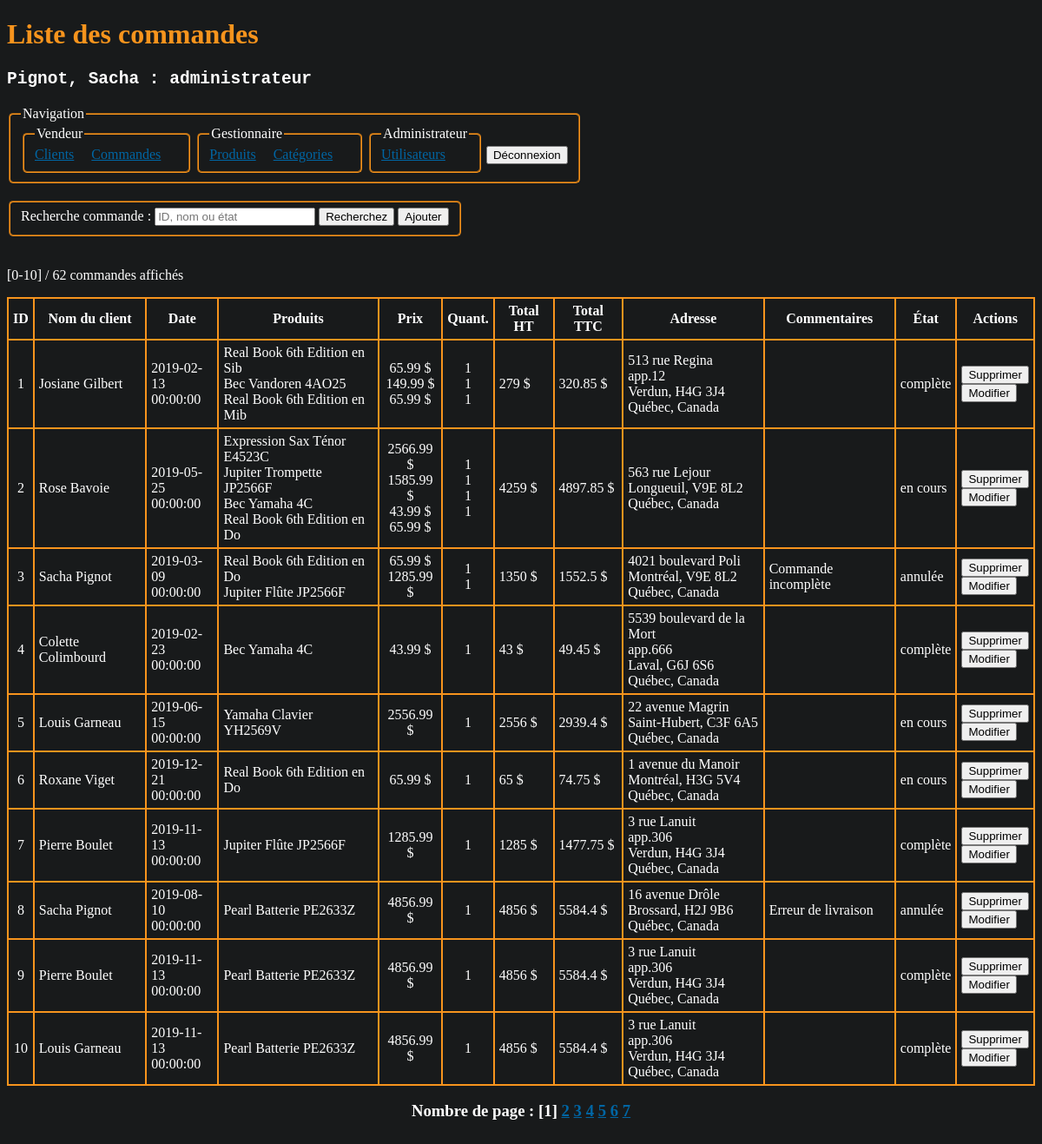
Screenshot of /commandes/index.php (signed in) with the database file from the repository.
### tables this page shows
CREATE TABLE IF NOT EXISTS `commandes_produits` (
  `fk_commande_id` INT NOT NULL,
  `fk_produit_id` INT NOT NULL,
  `commande_produit_quantite` INT NOT NULL,
  PRIMARY KEY (`fk_produit_id`, `fk_commande_id`),
  INDEX `fk_commandes_has_produits_produits1_idx` (`fk_produit_id` ASC),
  INDEX `fk_commandes_has_produits_Commandes1_idx` (`fk_commande_id` ASC),
  CONSTRAINT `fk_commandes_has_produits_commandes1`
    FOREIGN KEY (`fk_commande_id`)
    REFERENCES `commandes` (`commande_id`)
    ON DELETE NO ACTION
    ON UPDATE NO ACTION,
  CONSTRAINT `fk_commandes_has_produits_produits1`
    FOREIGN KEY (`fk_produit_id`)
    REFERENCES `produits` (`produit_id`)
    ON DELETE NO ACTION
    ON UPDATE NO ACTION);

CREATE TABLE IF NOT EXISTS `commandes` (
  `commande_id` INT NOT NULL AUTO_INCREMENT,
  `commande_date` TIMESTAMP NOT NULL DEFAULT CURRENT_TIMESTAMP,
  `commande_adresse` VARCHAR(255) NOT NULL,
  `commande_adresse2` VARCHAR(255) NULL,
  `commande_adresse_ville` VARCHAR(255) NOT NULL,
  `commande_adresse_cp` VARCHAR(255) NOT NULL,
  `commande_etat` VARCHAR(255) NOT NULL DEFAULT "en cours",
  `commande_commentaires` VARCHAR(255) NULL,
  `fk_client_id` INT NOT NULL,
  PRIMARY KEY (`commande_id`),
  INDEX `fk_commandes_clients_idx` (`fk_client_id` ASC),
  CONSTRAINT `fk_commandes_clients`
    FOREIGN KEY (`fk_client_id`)
    REFERENCES `clients` (`client_id`)
    ON DELETE NO ACTION
    ON UPDATE NO ACTION);

### inc/sql.php (called while the page is built, shortened)
    <?php
function NombreProduitsParCommandes($conn)
{
    $req = "SELECT fk_commande_id, COUNT(fk_produit_id) AS 'nombre_de_produits' FROM commandes_produits GROUP BY fk_commande_id";
    if ($result = mysqli_query($conn, $req)) {
        $nbResult = mysqli_num_rows($result);
        $liste = array();
        if ($nbResult) {
            mysqli_data_seek($result, 0);
            while ($row = mysqli_fetch_array($result, MYSQLI_ASSOC)) {
                $liste[] = $row;
            }
        }
        return $liste;
    } else {
        errSQL($conn);
        exit;
    }
}
function NombreCommandes($conn)
{
    $req = "SELECT COUNT(commande_id) AS 'nombre' FROM commandes";
    if ($result = mysqli_query($conn, $req)) {
        $nbResult = mysqli_num_rows($result);
        if ($nbResult) {
            mysqli_data_seek($result, 0);
            $row = mysqli_fetch_array($result, MYSQLI_ASSOC);
            $nombre = $row["nombre"];
        }
        return $nombre;
    } else {
        errSQL($conn);
        exit;
    }
}
function ListerCommandes($conn, $recherche = "", $offset, $nbrParPage)
{
    $recherche = "%" . $recherche . "%";
    $req = "SELECT
    C.commande_id as 'commande_id',
    CONCAT(CL.client_prenom, ' ', CL.client_nom) as 'client_nom',
    SUBSTRING(C.commande_date, 1, 10) as 'date',
    SUBSTRING(C.commande_date, 12, 8) as 'heure',
    P.produit_nom as 'produit',
    CP.commande_produit_quantite as 'quantite',
    P.produit_prix as 'prix',
    C.commande_adresse as 'adresse',
    C.commande_adresse2 as 'adresse2',
    C.commande_adresse_ville as 'adresse_ville',
    C.commande_adresse_cp as 'adresse_cp',
    C.commande_commentaires as 'commentaires',
    C.commande_etat as 'etat'
    FROM
        commandes as C
    INNER JOIN
        commandes_produits as CP on CP.fk_commande_id = C.commande_id
    INNER JOIN
        produits as P on P.produit_id = CP.fk_produit_id
    INNER JOIN
        clients as CL on CL.client_id = C.fk_client_id
    WHERE (CL.client_prenom LIKE '$recherche') OR (CL.client_nom LIKE '$recherche') OR (C.commande_id LIKE '$recherche') OR (C.commande_etat LIKE '$recherche')
    ORDER BY `commande_id` ASC
    LIMIT $offset, $nbrParPage";
    if ($result = mysqli_query($conn, $req, MYSQLI_STORE_RESULT)) {
        $nbResult = mysqli_num_rows($result);
        $liste = array();
        if ($nbResult) {
            mysqli_data_seek($result, 0);
            $commande_id = "";
            $commande_client = "";
            $commande_date = "";
            $commande_heure = "";
            $commande_produit = "";
            $commande_produit_quantite = "";
            $commande_produit_prix = "";
            $commande_total_HT = "";
            $commande_total_TTC = "";
            $commande_adresse = "";
            $commande_adresse2 = "";
            $commande_adresse_ville = "";
            $commande_adresse_cp = "";
            $commande_commentaires = "";
            $commande_etat = "";
            while ($row = mysqli_fetch_array($result, MYSQLI_ASSOC)) {
                if ($commande_id !== $row['commande_id']) {
                    if ($commande_id !== "") {
                        $liste[] = array(
                            'commande_id' => $commande_id,
                            'commande_client' => $commande_client,
                            'commande_date' => $commande_date,
                            'commande_heure' => $commande_heure,
                            'commande_produit' => $commande_produit,
                            'commande_produit_quantite' => $commande_produit_quantite,
                            'commande_produit_prix' => $commande_produit_prix,
                            'commande_total_ht' => $commande_total_HT,
                            'commande_total_ttc' => $commande_total_TTC,
                            'commande_adresse' => $commande_adresse,
                            'commande_adresse2' => $commande_adresse2,
                            'commande_adresse_ville' => $commande_adresse_ville,
                            'commande_adresse_cp' => $commande_adresse_cp,
                            'commande_commentaires' => $commande_commentaires,
                            'commande_etat' => $commande_etat
                        );
                    }
                    $commande_id = $row['commande_id'];
                    $commande_client = $row['client_nom'];
                    $commande_date = $row['date'];
                    $commande_heure = $row['heure'];
                    $commande_produit = [];
                    $commande_produit_prix = [];
                    $commande_produit_quantite = [];
                    $commande_adresse = $row['adresse'];
                    $commande_adresse2 = $row['adresse2'];
                    $commande_adresse_ville = $row['adresse_ville'];
                    $commande_adresse_cp = $row['adresse_cp'];
                    $commande_commentaires = $row['commentaires'];
                    $commande_etat = $row['etat'];
                }
                $commande_produit[] = $row['produit'];
                $commande_produit_prix[] = $row['prix'] . " $";
                $commande_produit_quantite[] = $row['quantite'];
                $commande_total_HT = 0;
                for ($i = 0; $i < count($commande_produit_prix); ++$i) {
                    $commande_total_HT = $commande_total_HT + intval($commande_produit_prix[$i]);
                }
                $commande_total_TTC = $commande_total_HT * 1.15;
                $commande_total_HT = $commande_total_HT . " $";
                $commande_total_TTC = $commande_total_TTC . " $";
            }
            $liste[] = array(
                'commande_id' => $commande_id,
                'commande_client' => $commande_client,
                'commande_date' => $commande_date,
                'commande_heure' => $commande_heure,
                'commande_produit' => $commande_produit,
                'commande_produit_prix' => $commande_produit_prix,
                'commande_produit_quantite' => $commande_produit_quantite,
                'commande_total_ht' => $commande_total_HT,
                'commande_total_ttc' => $commande_total_TTC,
                'commande_adresse' => $commande_adresse,
                'commande_adresse2' => $commande_adresse2,
                'commande_adresse_ville' => $commande_adresse_ville,
                'commande_adresse_cp' => $commande_adresse_cp,
                'commande_commentaires' => $commande_commentaires,
                'commande_etat' => $commande_etat
            );
            return $liste;
        } else {
            return $liste;
        }
    }
}
            mysqli_rollback($conn); ?>

### commandes/index.php (the view, shortened to what this page needs)
<?php
require_once("../inc/sql.php");
$recherche = isset($_POST['recherche']) ? trim($_POST['recherche']) : "";
$nombreCommandes = NombreCommandes($conn);
$nombrePages = ceil($nombreCommandes / 10);
$pageActuelle = 1;
if (isset($_GET['page'])) {
    $pageActuelle = $_GET['page'];
} elseif ($pageActuelle > $nombrePages) {
    $pageActuelle = $nombrePages;
} else {
    $pageActuelle = 1;
}
$produitsParCommandes = NombreProduitsParCommandes($conn);
$nombres_de_produits_pour_dix_commandes = 0;
for ($i = 0; $i < 10; ++$i) {
    $nombres_de_produits_pour_dix_commandes += $produitsParCommandes[$i]['nombre_de_produits'];
}
$nbrParPage =  $nombres_de_produits_pour_dix_commandes;
$offset = ($pageActuelle - 1) * $nombres_de_produits_pour_dix_commandes;
$liste = ListerCommandes($conn, $recherche, $offset, $nbrParPage);
?>
<!DOCTYPE html>
<html lang="fr">
<head>
    <link rel="stylesheet" href="../assets/css/main.css">
</head>
<body>
    <h1>Liste des commandes</h1>
    <h2>
        <pre><?= $_SESSION['utilisateur']["utilisateur_nom"] . ", " . $_SESSION['utilisateur']["utilisateur_prenom"] . " : " . $_SESSION['utilisateur']["utilisateur_type"] ?></pre>
    </h2>
    <?php include("../menu.php"); ?>
    <form id="recherche" action="" method="post">
        <fieldset>
            <label>Recherche commande : </label>
            <input type="text" name="recherche" value="<?= $recherche ?>" placeholder="ID, nom ou état">
            <input type="submit" value="Recherchez">
            <button class="ajout"><a href="ajout.php">Ajouter</a></button>
        </fieldset>
    </form>
    <p>[<?= $offset ?>-<?= ($offset + 10) > $nombreCommandes ? $nombreCommandes : ($offset + 10) ?>] / <?= $nombreCommandes ?> commandes affichés</p>
    <table>
        <tr>
            <th>ID</th>
            <th>Nom du client</th>
            <th>Date</th>
            <th>Produits</th>
            <th>Prix</th>
            <th>Quant.</th>
            <th>Total HT</th>
            <th>Total TTC</th>
            <th>Adresse</th>
            <th>Commentaires</th>
            <th>État</th>
            <th>Actions</th>
        </tr>
        <?php
        foreach ($liste as $row) :
        ?>
            <tr>
                <td style="text-align: center;"><?= $row["commande_id"] ?></td>
                <td><?= $row["commande_client"] ?></td>
                <td><?= $row["commande_date"] . "<br>" . $row["commande_heure"] ?></td>
                <td><?= implode("<br>", $row["commande_produit"]) ?></td>
                <td style="text-align: center;"><?= implode("<br>", $row["commande_produit_prix"]) ?></td>
                <td style="text-align: center;"><?= implode("<br>", $row["commande_produit_quantite"]) ?></td>
                <td><?= $row["commande_total_ht"] ?></td>
                <td><?= $row["commande_total_ttc"] ?></td>
                <td><?php echo $row["commande_adresse"];
                    echo isset($row["commande_adresse2"]) ? "<br>" . $row["commande_adresse2"] : "";
                    echo "<br>" . $row["commande_adresse_ville"] . ", " . $row["commande_adresse_cp"] .
                        "<br>Québec, Canada" ?></td>
                <td><?= $row["commande_commentaires"] ?></td>
                <td><?= $row["commande_etat"] ?></td>
                <td>
                    <form action="" method="post">
                        <input type="submit" value="Supprimer">
                    </form>
                    <form action="" method="post">
                        <input type="submit" value="Modifier">
                    </form>
                </td>
            </tr>
        <?php endforeach; ?>
    </table>
    <h3 class="pagination">Nombre de page :
        <?php
        for ($i = 1; $i <= $nombrePages; ++$i) {
            if ($i == $pageActuelle) {
                echo "[" . $i . "] ";
            } else {
                echo "<a href=index.php?page=" . $i . ">" . $i . "</a> ";
            }
        }
        ?>
    </h3>
</body>
</html>

### assets/css/style.css (style rules this page uses)
body { background-color: #181a1b; color: white; padding-bottom: 200px; }
h1 { color: #F7941D; }
a { color: #0066a4; }
button a { text-decoration: none; color: black; }
fieldset { display: inline; border-radius: 5px; border-color: #F7941D ; margin-bottom: 20px; }
table { border-collapse: collapse; }
table,th, td { border: 2px solid #F7941D; }
th, td { padding: 5px; }
.pagination { text-align: center; }

### rows the page displays
commandes_produits: fk_commande.commande_id "1", commande_client "Josiane Gilbert", commande_date "2019-02-13", commande_heure "00:00:00", commande_produit "Real Book 6th Edition en Sib Bec Vandoren 4AO25 Real Book 6th Edition en Mib", commande_produit_prix "65.99 $ 149.99 $ 65.99 $", commande_produit_quantite "1 1 1", commande_total_ht "279 $", commande_total_ttc "320.85 $", fk_commande.commande_adresse "513 rue Regina", fk_commande.commande_adresse2 "app.12", fk_commande.commande_adresse_ville "Verdun", fk_commande.commande_adresse_cp "H4G 3J4", fk_commande.commande_etat "complète"
commandes_produits: fk_commande.commande_id "4", commande_client "Colette Colimbourd", commande_date "2019-02-23", commande_heure "00:00:00", commande_produit "Bec Yamaha 4C", commande_produit_prix "43.99 $", commande_produit_quantite "1", commande_total_ht "43 $", commande_total_ttc "49.45 $", fk_commande.commande_adresse "5539 boulevard de la Mort", fk_commande.commande_adresse2 "app.666", fk_commande.commande_adresse_ville "Laval", fk_commande.commande_adresse_cp "G6J 6S6", fk_commande.commande_etat "complète"
commandes_produits: fk_commande.commande_id "5", commande_client "Louis Garneau", commande_date "2019-06-15", commande_heure "00:00:00", commande_produit "Yamaha Clavier YH2569V", commande_produit_prix "2556.99 $", commande_produit_quantite "1", commande_total_ht "2556 $", commande_total_ttc "2939.4 $", fk_commande.commande_adresse "22 avenue Magrin", fk_commande.commande_adresse_ville "Saint-Hubert", fk_commande.commande_adresse_cp "C3F 6A5", fk_commande.commande_etat "en cours"
commandes_produits: fk_commande.commande_id "6", commande_client "Roxane Viget", commande_date "2019-12-21", commande_heure "00:00:00", commande_produit "Real Book 6th Edition en Do", commande_produit_prix "65.99 $", commande_produit_quantite "1", commande_total_ht "65 $", commande_total_ttc "74.75 $", fk_commande.commande_adresse "1 avenue du Manoir", fk_commande.commande_adresse_ville "Montréal", fk_commande.commande_adresse_cp "H3G 5V4", fk_commande.commande_etat "en cours"
commandes_produits: fk_commande.commande_id "7", commande_client "Pierre Boulet", commande_date "2019-11-13", commande_heure "00:00:00", commande_produit "Jupiter Flûte JP2566F", commande_produit_prix "1285.99 $", commande_produit_quantite "1", commande_total_ht "1285 $", commande_total_ttc "1477.75 $", fk_commande.commande_adresse "3 rue Lanuit", fk_commande.commande_adresse2 "app.306", fk_commande.commande_adresse_ville "Verdun", fk_commande.commande_adresse_cp "H4G 3J4", fk_commande.commande_etat "complète"
commandes_produits: fk_commande.commande_id "8", commande_client "Sacha Pignot", commande_date "2019-08-10", commande_heure "00:00:00", commande_produit "Pearl Batterie PE2633Z", commande_produit_prix "4856.99 $", commande_produit_quantite "1", commande_total_ht "4856 $", commande_total_ttc "5584.4 $", fk_commande.commande_adresse "16 avenue Drôle", fk_commande.commande_adresse_ville "Brossard", fk_commande.commande_adresse_cp "H2J 9B6", fk_commande.commande_commentaires "Erreur de livraison", fk_commande.commande_etat "annulée"
commandes_produits: fk_commande.commande_id "9", commande_client "Pierre Boulet", commande_date "2019-11-13", commande_heure "00:00:00", commande_produit "Pearl Batterie PE2633Z", commande_produit_prix "4856.99 $", commande_produit_quantite "1", commande_total_ht "4856 $", commande_total_ttc "5584.4 $", fk_commande.commande_adresse "3 rue Lanuit", fk_commande.commande_adresse2 "app.306", fk_commande.commande_adresse_ville "Verdun", fk_commande.commande_adresse_cp "H4G 3J4", fk_commande.commande_etat "complète"
commandes_produits: fk_commande.commande_id "10", commande_client "Louis Garneau", commande_date "2019-11-13", commande_heure "00:00:00", commande_produit "Pearl Batterie PE2633Z", commande_produit_prix "4856.99 $", commande_produit_quantite "1", commande_total_ht "4856 $", commande_total_ttc "5584.4 $", fk_commande.commande_adresse "3 rue Lanuit", fk_commande.commande_adresse2 "app.306", fk_commande.commande_adresse_ville "Verdun", fk_commande.commande_adresse_cp "H4G 3J4", fk_commande.commande_etat "complète"

### other values shown
$_SESSION['utilisateur']["utilisateur_nom"] "Pignot"
$_SESSION['utilisateur']["utilisateur_prenom"] "Sacha"
$_SESSION['utilisateur']["utilisateur_type"] "administrateur"
$offset "0"
$offset + 10 "10"
$nombreCommandes "62"
$row["commande_id"] "2"
$row["commande_client"] "Rose Bavoie"
$row["commande_date"] "2019-05-25"
$row["commande_heure"] "00:00:00"
implode("<br>", $row["commande_produit"]) "Expression Sax Ténor E4523C Jupiter Trompette JP2566F Bec Yamaha 4C Real Book 6th Edition en Do"
implode("<br>", $row["commande_produit_prix"]) "2566.99 $ 1585.99 $ 43.99 $ 65.99 $"
implode("<br>", $row["commande_produit_quantite"]) "1 1 1 1"
$row["commande_total_ht"] "4259 $"
$row["commande_total_ttc"] "4897.85 $"
